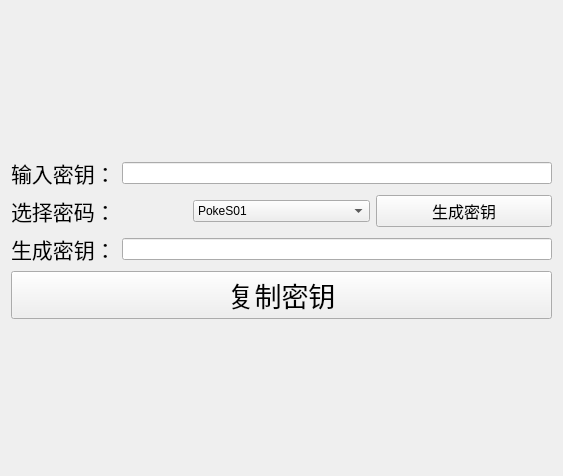
<?xml version="1.0" encoding="UTF-8"?>
<ui version="4.0">
 <class>Form</class>
 <widget class="QWidget" name="Form">
  <property name="geometry">
   <rect>
    <x>0</x>
    <y>0</y>
    <width>563</width>
    <height>476</height>
   </rect>
  </property>
  <property name="windowTitle">
   <string>Key</string>
  </property>
  <layout class="QVBoxLayout" name="verticalLayout_2">
   <item>
    <layout class="QVBoxLayout" name="verticalLayout">
     <item>
      <layout class="QHBoxLayout" name="horizontalLayout">
       <item>
        <widget class="QLabel" name="label">
         <property name="font">
          <font>
           <pointsize>16</pointsize>
          </font>
         </property>
         <property name="text">
          <string>输入密钥：</string>
         </property>
        </widget>
       </item>
       <item>
        <widget class="QLineEdit" name="lineEdit"/>
       </item>
      </layout>
     </item>
     <item>
      <layout class="QHBoxLayout" name="horizontalLayout_2">
       <item>
        <widget class="QLabel" name="label_2">
         <property name="font">
          <font>
           <pointsize>16</pointsize>
          </font>
         </property>
         <property name="text">
          <string>选择密码：</string>
         </property>
        </widget>
       </item>
       <item>
        <widget class="QComboBox" name="comboBox">
         <item>
          <property name="text">
           <string>PokeS01</string>
          </property>
         </item>
         <item>
          <property name="text">
           <string>PokeS02</string>
          </property>
         </item>
         <item>
          <property name="text">
           <string>PokeS03</string>
          </property>
         </item>
         <item>
          <property name="text">
           <string>PokeS04</string>
          </property>
         </item>
         <item>
          <property name="text">
           <string>PokeS05</string>
          </property>
         </item>
         <item>
          <property name="text">
           <string>PokeS06</string>
          </property>
         </item>
         <item>
          <property name="text">
           <string>PokeS07</string>
          </property>
         </item>
         <item>
          <property name="text">
           <string>PokeS08</string>
          </property>
         </item>
         <item>
          <property name="text">
           <string>PokeS09</string>
          </property>
         </item>
         <item>
          <property name="text">
           <string>PokeS10</string>
          </property>
         </item>
         <item>
          <property name="text">
           <string>PokeSSS</string>
          </property>
         </item>
        </widget>
       </item>
       <item>
        <widget class="QPushButton" name="pushButton">
         <property name="font">
          <font>
           <pointsize>12</pointsize>
          </font>
         </property>
         <property name="text">
          <string>生成密钥</string>
         </property>
        </widget>
       </item>
      </layout>
     </item>
     <item>
      <layout class="QHBoxLayout" name="horizontalLayout_3">
       <item>
        <widget class="QLabel" name="label_3">
         <property name="font">
          <font>
           <pointsize>16</pointsize>
          </font>
         </property>
         <property name="text">
          <string>生成密钥：</string>
         </property>
        </widget>
       </item>
       <item>
        <widget class="QLineEdit" name="lineEdit_2"/>
       </item>
      </layout>
     </item>
     <item>
      <widget class="QPushButton" name="pushButton_2">
       <property name="font">
        <font>
         <pointsize>20</pointsize>
        </font>
       </property>
       <property name="text">
        <string>复制密钥</string>
       </property>
      </widget>
     </item>
    </layout>
   </item>
  </layout>
 </widget>
 <resources/>
 <connections/>
</ui>
